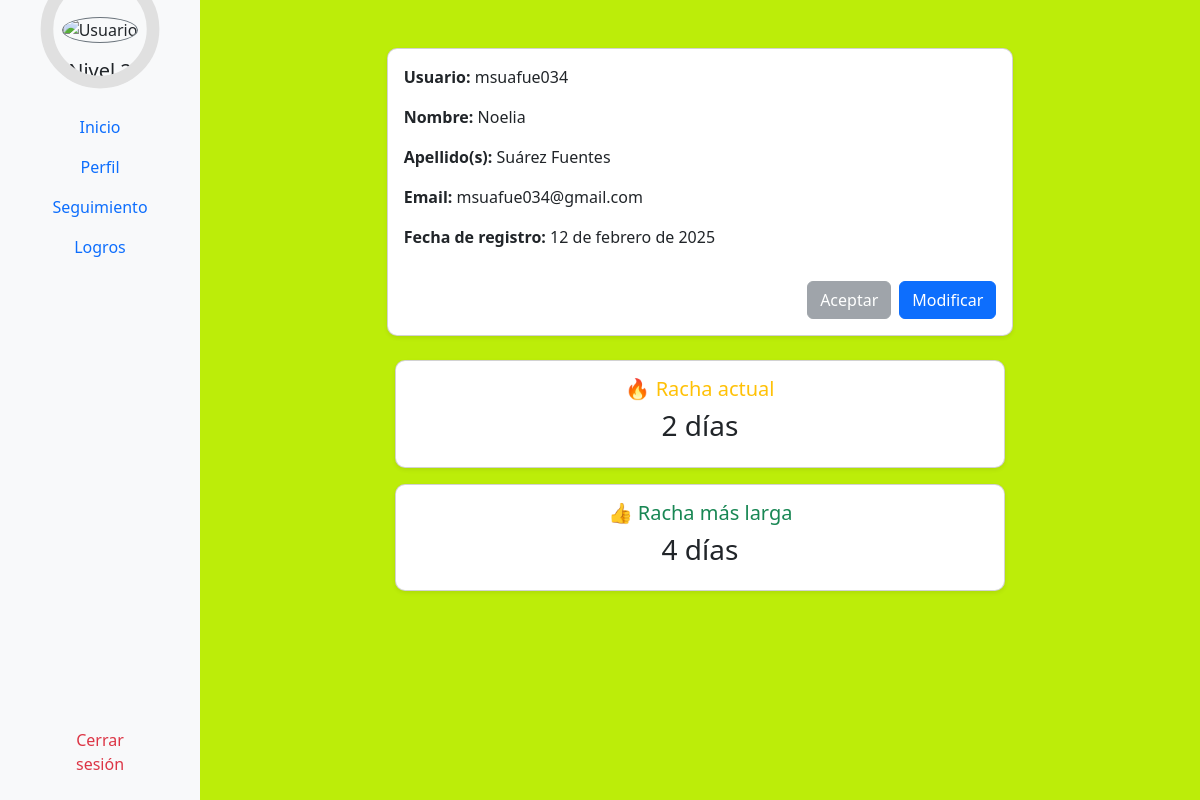
Page /perfil/ (signed in) on the committed database.
### fitt/models.py (models this page shows, shortened)
class Usuario(AbstractUser):
    nombre = models.CharField(max_length=50, verbose_name="Nombre")
    apellidos = models.CharField(max_length=100, verbose_name="Apellidos")
    email = models.EmailField(unique=True, verbose_name="Email")
    avatar = models.ImageField(upload_to="media/avatar/", blank=True, null=True, verbose_name="Foto de Perfil")
    fecha_registro = models.DateField(auto_now_add=True, verbose_name="Fecha de Registro")
    experiencia = models.PositiveIntegerField(default=0, verbose_name="Experiencia")
    nivel = models.PositiveIntegerField(default=1, verbose_name="Nivel")
    racha = models.PositiveIntegerField(default=0, verbose_name="Racha Actual")
    record = models.PositiveIntegerField(default=0, verbose_name="Racha Record")
    objetivos_marcados = models.BooleanField(default=False, verbose_name="Objetivos marcados")
    class Meta:
        verbose_name = "Usuario"
        verbose_name_plural = "Usuarios"

### fitt/views.py (the view)
# urls.py: path('perfil/', views.perfil, name='perfil'),
@login_required(login_url='/accounts/login/')
def perfil(request):
    usuario = request.user
    print(usuario.avatar)
    return render(request, 'fitt/perfil/perfil.html', {'usuario': usuario})

### fitt/templates/fitt/perfil/perfil.html (shortened to what this page needs)
{% extends "fitt/base.html" %}
{% block contenido %}
<div class="container-fluid">
    <div class="row">
        <nav class="col-md-3 col-lg-2 d-md-block bg-light sidebar sticky-top">
            <div class="text-center p-3">
                <div class="position-relative">
                    <img src="https://cdn.icon-icons.com/icons2/3298/PNG/512/ui_user_profile_avatar_person_icon_208734.png" alt="Usuario" class="rounded-circle border border-secondary" width="100" height="100">
                    <div class="progress-circle position-absolute top-50 start-50 translate-middle">
                        <svg viewBox="0 0 36 36" class="circular-chart">
                            <path class="circle-bg" d="M18 2.0845a15.9155 15.9155 0 1 1 0 31.831a15.9155 15.9155 0 1 1 0-31.831"></path>
                            <path class="circle" d="M18 2.0845a15.9155 15.9155 0 1 1 0 31.831a15.9155 15.9155 0 1 1 0-31.831"></path>
                        </svg>
                    </div>
                </div>
                <h1 class="h5 mt-3">Nivel {{ usuario.nivel }}</h1>
                <ul class="nav flex-column mt-4">
                    <li class="nav-item">
                        <a class="nav-link active" href="{% url 'index' %}">Inicio</a>
                    </li>
                    <li class="nav-item">
                        <a class="nav-link active" href="{% url 'perfil' %}">Perfil</a>
                    </li>
                    <li class="nav-item">
                        <a class="nav-link" href="{% url 'seguimiento' %}">Seguimiento</a>
                    </li>
                    <li class="nav-item">
                        <a class="nav-link" href="{% url 'logros' %}">Logros</a>
                    </li>
                    <li class="nav-item position-absolute bottom-0 start-50 translate-middle-x mb-3">
                        <a class="nav-link text-danger" href="#" onclick="document.getElementById('logout-form').submit(); return false;">Cerrar sesión</a>
                    </li>
                </ul>
            </div>
        </nav>
        <main class="col-md-9 ms-sm-auto col-lg-10 px-md-4">
            <div class="row mt-5 d-flex flex-column align-items-center" id="perfilUsuario">
                <div class="col-md-8 mx-auto">
                    <div class="card p-3 shadow-sm w-100" id="datosUsuario">
                        <p><strong>Usuario:</strong> {{ usuario.username }}</p>
                        <p><strong>Nombre:</strong> {{ usuario.nombre }}</p>
                        <p><strong>Apellido(s):</strong> {{ usuario.apellidos }}</p>
                        <p><strong>Email:</strong> {{ usuario.email }}</p>
                        <p><strong>Fecha de registro:</strong> {{ usuario.fecha_registro }}</p>
                        <div class="d-flex justify-content-end mt-3">
                            <button class="btn btn-secondary me-2" disabled>Aceptar</button>
                            <a href="{% url 'perfil_update' usuario.pk %}" class="btn btn-primary">Modificar</a>
                        </div>
                    </div>
                </div>
                <div class="row mt-4 d-flex flex-column align-items-center" id="containerRacha">
                    <div class="col-md-8 mx-auto d-flex flex-column">
                        <div class="card p-3 text-center shadow-sm w-100">
                            <h5 class="text-warning">🔥 Racha actual</h5>
                            <h3>{{ usuario.racha }} días</h3>
                        </div>
                    </div>
                    <div class="col-md-8 mx-auto d-flex flex-column mt-3">
                        <div class="card p-3 text-center shadow-sm w-100">
                            <h5 class="text-success">👍 Racha más larga</h5>
                            <h3>{{ usuario.record }} días</h3>
                        </div>
                    </div>
                </div>
            </div>
        </main>
    </div>
</div>
{% endblock %}

### fitt/static/css/styles.css (style rules this page uses)
.sidebar { height: 100vh; }
.progress-circle { width: 120px; height: 120px; }
.circular-chart { width: 100%; height: 100%; transform: rotate(-90deg); }
.card { border-radius: 10px; }
body { background-color: #bced09; height: 100%; margin: 0; }

### rows in the picture
Usuario: nivel "2", username "msuafue034", nombre "Noelia", apellidos "Suárez Fuentes", email "msuafue034@gmail.com", fecha_registro "12 de febrero de 2025", racha "2", record "4"
